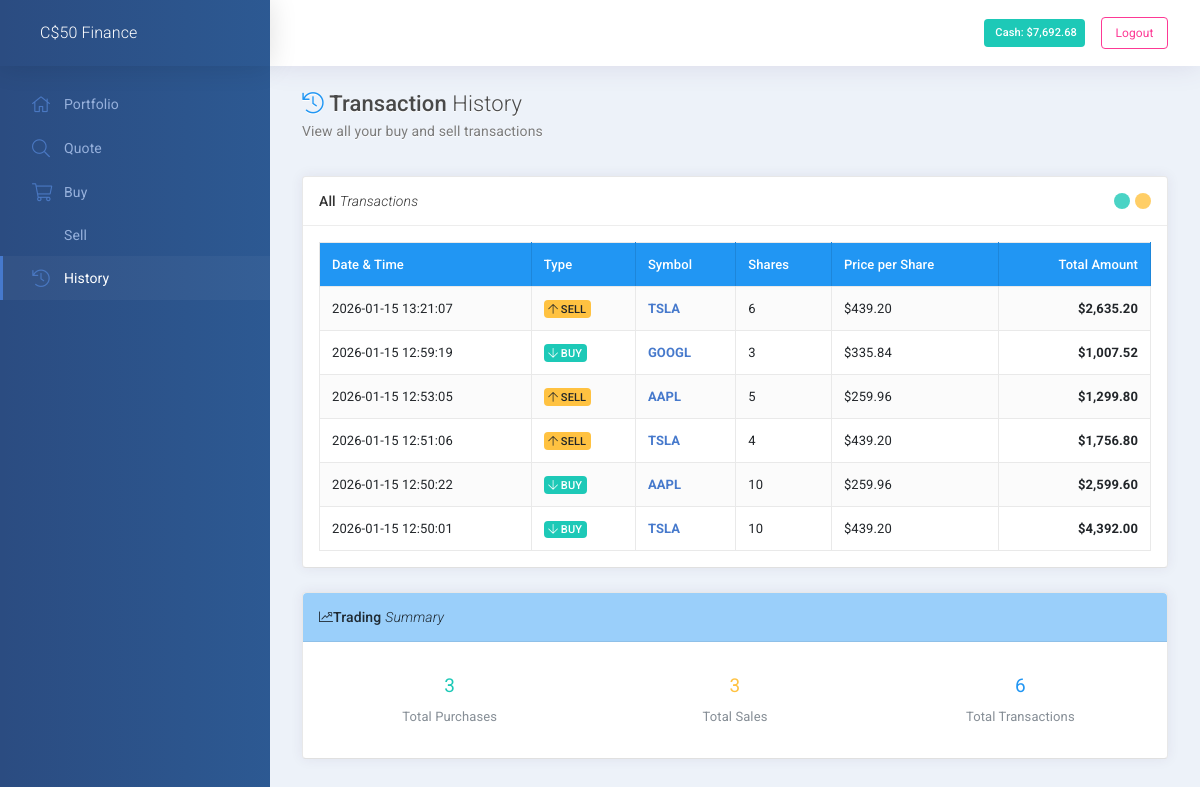
The app's page /history (signed in), older data.
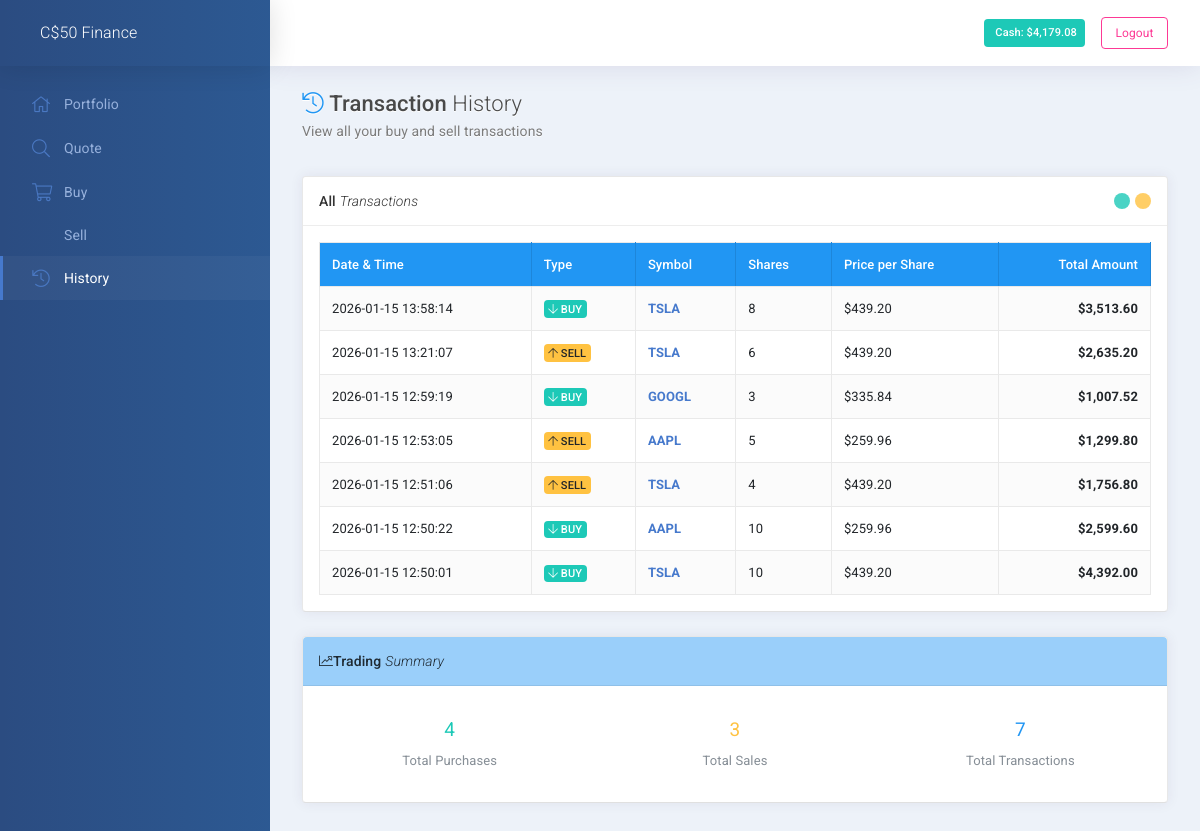
The same page, newer data.
### model.py (models this page shows, shortened)
class Base(DeclarativeBase):
    pass

class User(Base):
    __tablename__ = "user"
    id = mapped_column(Integer, primary_key=True)
    full_names = mapped_column(String(255))
    username = mapped_column(String(255))
    create_date: Mapped[datetime] = mapped_column(insert_default=func.now())
    password_hash = mapped_column(String(1000))
    addresses: Mapped[List["Address"]] = relationship(back_populates="user")
    portfolio: Mapped["Portfolio"] = relationship(back_populates="user")
    cash: Mapped[int] = mapped_column(insert_default=10000)
    email: Mapped[str] = mapped_column(String(255), nullable=False)
    @property
    def password(self):
        raise AttributeError('password is not a readable attribute')

class Transaction(Base):
    __tablename__ = 'transactions'
    id = Column(Integer, primary_key=True)
    user_id = Column(Integer, ForeignKey('user.id'))
    symbol = Column(String(15))
    quantity = Column(Integer)
    price = Column(Float)
    transaction_type = Column(String(10))  # 'BUY' or 'SELL'
    timestamp = Column(DateTime, default=func.now())

### app.py (the view)
@app.route("/history")
@login_required
def history():
    user_id = current_user.id
    transactions = session_db.query(Transaction).filter_by(user_id=user_id).order_by(Transaction.timestamp.desc()).all()
    return render_template("history.html", transactions=transactions)

### app.py (called while the page is built)
@app.after_request
def after_request(response):
    response.headers["Cache-Control"] = "no-cache, no-store, must-revalidate"
    response.headers["Expires"] = 0
    response.headers["Pragma"] = "no-cache"
    return response

@login_manager.user_loader
def load_user(user_id):
    user = session_db.query(User).get(int(user_id))
    return user

### helpers.py (called while the page is built)
def login_required(f):
    @wraps(f)
    @flask_login_required
    def decorated_function(*args, **kwargs):
        return f(*args, **kwargs)
    return decorated_function

def usd(value):
    return f"${value:,.2f}"

### templates/history.html (shortened to what this page needs)
{% extends "layout.html" %}
{% block main %}
<div class="subheader">
  <h1 class="subheader-title">
    <i class='fal fa-history text-info'></i> Transaction <span class='fw-300'>History</span>
    <small>
      View all your buy and sell transactions
    </small>
  </h1>
</div>
<div class="row">
  <div class="col-xl-12">
    <div id="panel-1" class="panel">
      <div class="panel-hdr">
        <h2>
          All <span class="fw-300"><i>Transactions</i></span>
        </h2>
        <div class="panel-toolbar">
          <button class="btn btn-panel" data-action="panel-collapse" data-toggle="tooltip" data-offset="0,10" data-original-title="Collapse"></button>
          <button class="btn btn-panel" data-action="panel-fullscreen" data-toggle="tooltip" data-offset="0,10" data-original-title="Fullscreen"></button>
        </div>
      </div>
      <div class="panel-container show">
        <div class="panel-content">
          {% if transactions %}
          <table class="table table-bordered table-hover table-striped w-100 m-0">
            <thead class="bg-info-500 text-white">
              <tr>
                <th>Date & Time</th>
                <th>Type</th>
                <th>Symbol</th>
                <th>Shares</th>
                <th>Price per Share</th>
                <th class="text-right">Total Amount</th>
              </tr>
            </thead>
            <tbody>
              {% for transaction in transactions %}
              <tr>
                <td>{{ transaction.timestamp.strftime('%Y-%m-%d %H:%M:%S') }}</td>
                <td>
                  {% if transaction.transaction_type == 'BUY' %}
                    <span class="badge badge-success">
                      <i class="fal fa-arrow-down"></i> BUY
                    </span>
                  {% else %}
                    <span class="badge badge-warning">
                      <i class="fal fa-arrow-up"></i> SELL
                    </span>
                  {% endif %}
                </td>
                <td class="fw-700 text-primary">{{ transaction.symbol }}</td>
                <td>{{ transaction.quantity }}</td>
                <td>{{ transaction.price | usd }}</td>
                <td class="fw-700 text-right">{{ (transaction.price * transaction.quantity) | usd }}</td>
              </tr>
              {% endfor %}
            </tbody>
          </table>
          {% endif %}
        </div>
      </div>
    </div>
  </div>
</div>
{% if transactions %}
<div class="row">
  <div class="col-xl-12">
    <div id="panel-2" class="panel">
      <div class="panel-hdr bg-info-50">
        <h2>
          <i class="fal fa-chart-line"></i> Trading <span class="fw-300"><i>Summary</i></span>
        </h2>
      </div>
      <div class="panel-container show">
        <div class="panel-content">
          <div class="row">
            <div class="col-md-4">
              <div class="text-center p-3">
                <h3 class="text-success">
                  {{ transactions | selectattr('transaction_type', 'equalto', 'BUY') | list | length }}
                </h3>
                <p class="text-muted mb-0">Total Purchases</p>
              </div>
            </div>
            <div class="col-md-4">
              <div class="text-center p-3">
                <h3 class="text-warning">
                  {{ transactions | selectattr('transaction_type', 'equalto', 'SELL') | list | length }}
                </h3>
                <p class="text-muted mb-0">Total Sales</p>
              </div>
            </div>
            <div class="col-md-4">
              <div class="text-center p-3">
                <h3 class="text-info">
                  {{ transactions | length }}
                </h3>
                <p class="text-muted mb-0">Total Transactions</p>
              </div>
            </div>
          </div>
        </div>
      </div>
    </div>
  </div>
</div>
{% endif %}
{% endblock %}

### templates/layout.html (shortened to what this page needs)
<!DOCTYPE html>
<html lang="en">
  <head>
    <link rel="stylesheet" media="screen, print" href="{{ url_for('static', filename='css/vendors.bundle.css') }}">
    <link rel="stylesheet" media="screen, print" href="{{ url_for('static', filename='css/app.bundle.css') }}">
    <link rel="stylesheet" media="screen, print" href="{{ url_for('static', filename='css/themes/cust-theme-3.css') }}">
  </head>
  <body class="mod-bg-1 mod-nav-link">
      <div class="page-wrapper">
	<div class="page-inner">
	  {% if current_user.is_authenticated %}
	  <aside class="page-sidebar">
	    <div class="page-logo">
	      <a href="/" class="page-logo-link d-flex align-items-center">
		<span class="page-logo-text">C$50 Finance</span>
	      </a>
	    </div>
	    <nav id="js-primary-nav" class="primary-nav" role="navigation">
	      <ul id="js-nav-menu" class="nav-menu">
		<li class="{{ 'active' if request.path == '/' }}"><a href="/"><i class="fal fa-home"></i> <span class="nav-link-text">Portfolio</span></a></li>
		<li class="{{ 'active' if request.path == '/quote' }}"><a href="/quote"><i class="fal fa-search"></i> <span class="nav-link-text">Quote</span></a></li>
		<li class="{{ 'active' if request.path == '/buy' }}"><a href="/buy"><i class="fal fa-shopping-cart"></i> <span class="nav-link-text">Buy</span></a></li>
		<li class="{{ 'active' if request.path == '/sell' }}"><a href="/sell"> <span class="nav-link-text">Sell</span></a></li>
		<li class="{{ 'active' if request.path == '/history' }}"><a href="/history"><i class="fal fa-history"></i> <span class="nav-link-text">History</span></a></li>
	      </ul>
	    </nav>
	  </aside>
	  {% endif %}
	  <div class="page-content-wrapper">
	    <header class="page-header" role="banner">
	      <div class="ml-auto d-flex align-items-center">
		{% if current_user.is_authenticated %}
		<div class="mr-3">
		  <span class="badge badge-success p-2">
		     Cash: {{ current_user.cash | usd }}
		  </span>
		</div>
		<a href="/logout" class="btn btn-sm btn-outline-danger">Logout</a>
		{% else %}
		<a href="{{ url_for('login') }}" class="btn btn-sm btn-primary mr-2">Login</a>
		<a href="{{ url_for('register') }}" class="btn btn-sm btn-outline-primary">Register</a>
		{% endif %}
	      </div>
	    </header>
	    <main id="js-page-content" role="main" class="page-content">
	      {% block main %}{% endblock %}
	    </main>
	  </div>
	</div>
      </div>
    </body>
</html>

Row changes from the older to the newer data that the page shows:
changed User: cash "$7,692.68" → "$4,179.08"
added Transaction: transaction_type "BUY" (drawn), (transaction.price*transaction.quantity)|usd "$3,513.60"
Text that changed along with them:
{{ transactions | length }}: "6" → "7"
text no longer shown: "3"
text now shown: "4"
